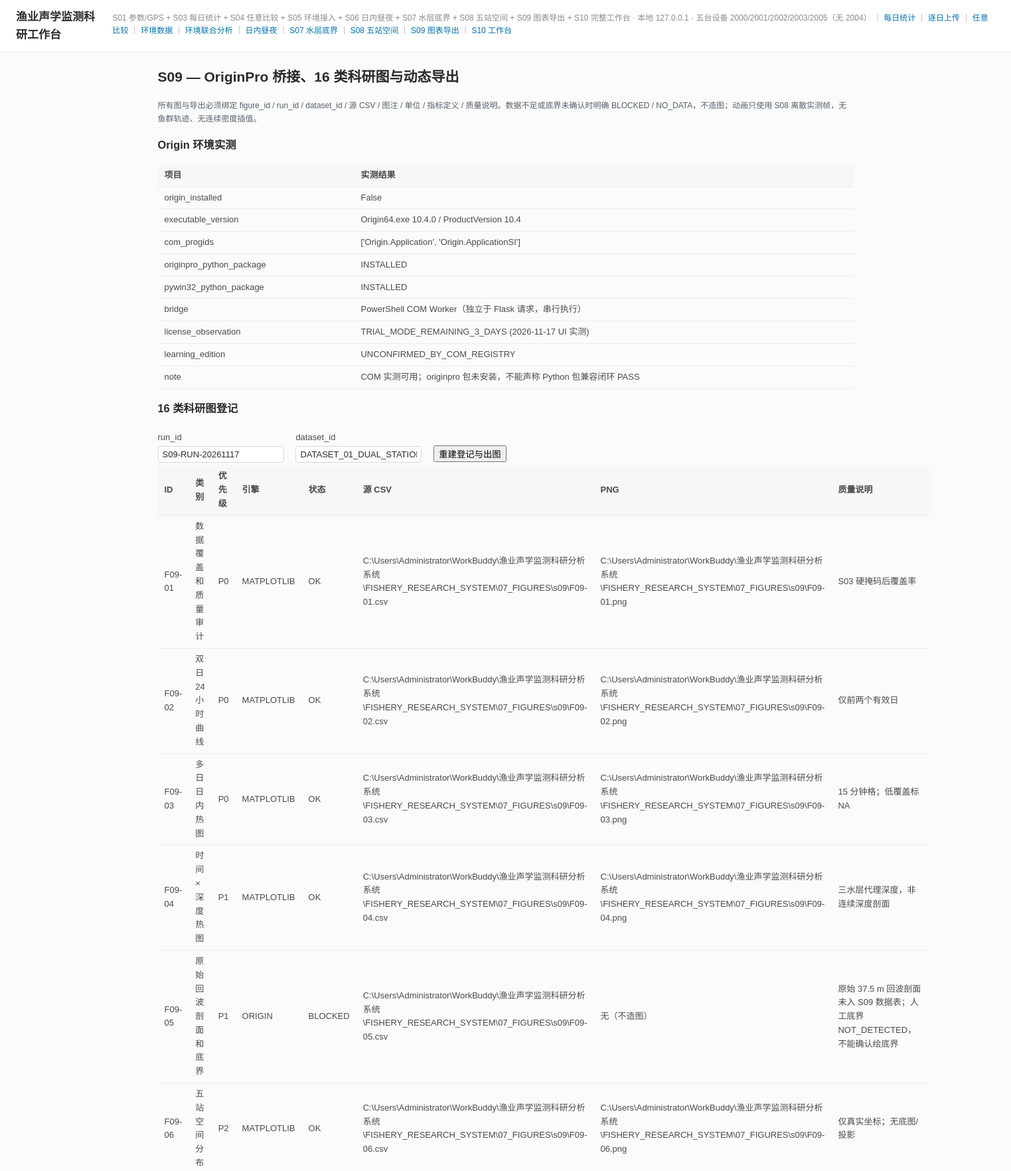
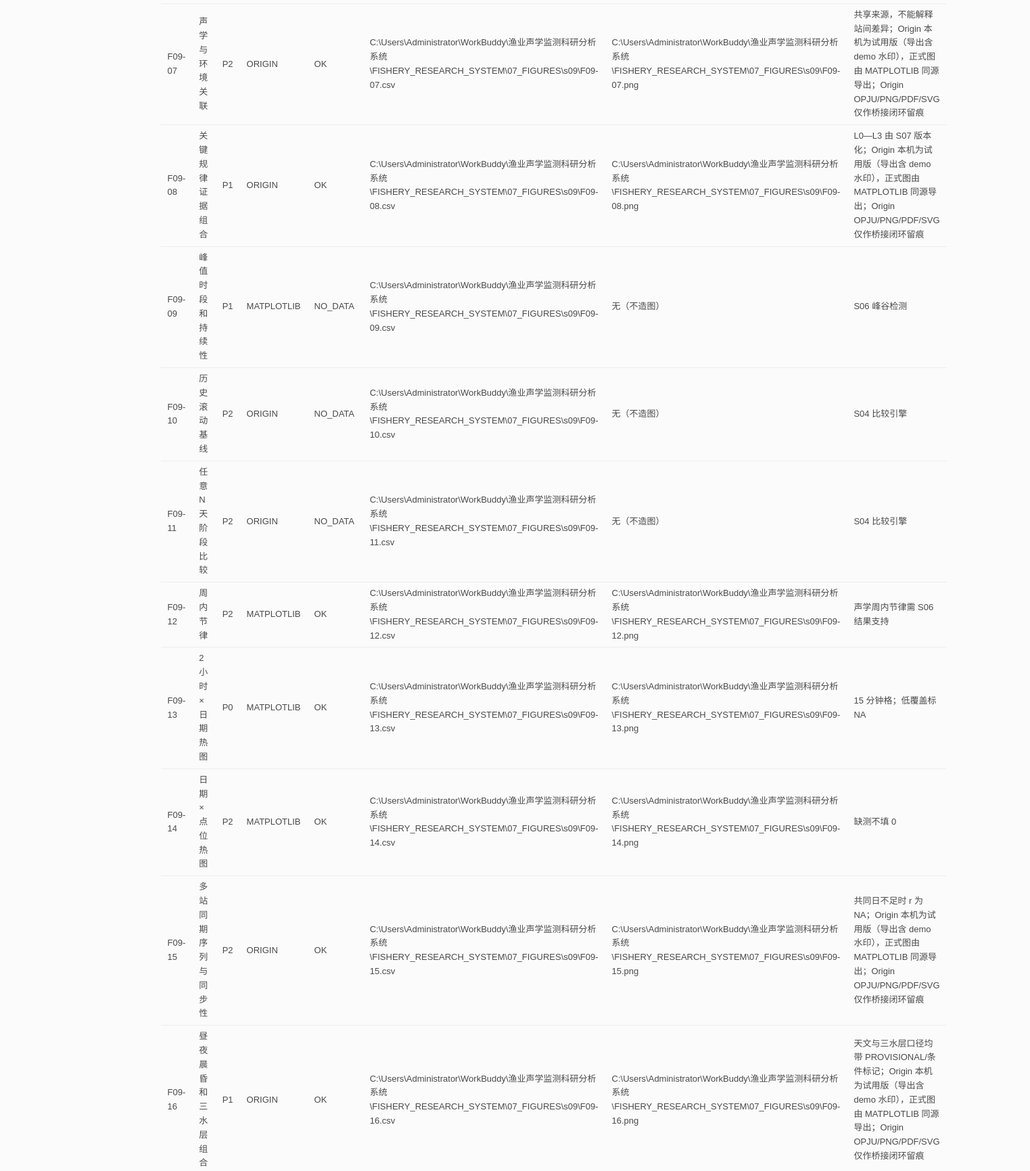
Page /s09 (upper part) on the committed database (2 pictures, top to bottom).
### tables this page shows
CREATE TABLE figure_registry (
    figure_id TEXT PRIMARY KEY,
    figure_class TEXT NOT NULL,
    priority TEXT NOT NULL,
    title TEXT NOT NULL,
    engine TEXT NOT NULL,
    status TEXT NOT NULL,
    run_id TEXT,
    dataset_id TEXT,
    source_csv TEXT,
    output_png TEXT,
    caption TEXT,
    units_json TEXT,
    metric_definition TEXT,
    quality_note TEXT,
    data_condition TEXT,
    created_at TEXT NOT NULL,
    actor TEXT NOT NULL
);

### 04_SOURCE_CODE/app/web/routes.py (the view, shortened to what this page needs)
@bp.route("/s09", methods=["GET", "POST"])
def s09_home():
    conn = get_conn()
    message = None
    app_obj = current_app._get_current_object()
    try:
        figures = figure_svc.report(conn)
        origin = origin_svc.report(conn)
        animation = [dict(r) for r in conn.execute(
            "SELECT * FROM animation_exports ORDER BY created_at DESC LIMIT 12")]
    finally:
        conn.close()
    return render_template("s09.html", message=message, figures=figures,
                           origin=origin, animation=animation,
                           environment=origin_svc.probe_environment())

### 04_SOURCE_CODE/app/db.py (called while the page is built)
def connect(path: Path | None = None) -> sqlite3.Connection:
    p = path or db_path()
    p.parent.mkdir(parents=True, exist_ok=True)
    conn = sqlite3.connect(str(p))
    conn.row_factory = sqlite3.Row
    conn.execute("PRAGMA foreign_keys = ON")
    return conn

### 04_SOURCE_CODE/app/services/origin_bridge.py (called while the page is built)
def probe_environment() -> dict:
    return {
        "origin_installed": Path(r"C:\Program Files\OriginLab\Origin2027\Origin64.exe").exists(),
        "executable_version": "Origin64.exe 10.4.0 / ProductVersion 10.4",
        "com_progids": ["Origin.Application", "Origin.ApplicationSI"],
        "originpro_python_package": "NOT_INSTALLED" if importlib.util.find_spec("originpro") is None
                                    else "INSTALLED",
        "pywin32_python_package": "NOT_INSTALLED" if importlib.util.find_spec("win32com") is None
                                  else "INSTALLED",
        "bridge": "PowerShell COM Worker（独立于 Flask 请求，串行执行）",
        "license_observation": "TRIAL_MODE_REMAINING_3_DAYS (2026-11-17 UI 实测)",
        "learning_edition": "UNCONFIRMED_BY_COM_REGISTRY",
        "note": "COM 实测可用；originpro 包未安装，不能声称 Python 包兼容闭环 PASS",
    }

def report(conn: sqlite3.Connection) -> dict:
    return {"environment": probe_environment(),
            "tasks": [dict(r) for r in conn.execute("SELECT * FROM origin_tasks ORDER BY created_at DESC LIMIT 20")]}

### 04_SOURCE_CODE/app/services/s09_figures.py (called while the page is built)
def report(conn: sqlite3.Connection) -> dict:
    rows = [dict(r) for r in conn.execute("SELECT * FROM figure_registry ORDER BY figure_id")]
    return {"total": len(rows), "rows": rows,
            "ok": sum(1 for r in rows if r["status"] == "OK"),
            "blocked": sum(1 for r in rows if r["status"] != "OK")}

### 04_SOURCE_CODE/app/web/routes.py (called while the page is built)
def get_conn() -> sqlite3.Connection:
    return connect(current_app_db())

def current_app_db():
    from flask import current_app
    return current_app.config["DB_FILE"]

### 04_SOURCE_CODE/app/templates/s09.html (shortened to what this page needs)
{% extends "base.html" %}
{% block content %}
<h2>S09 — OriginPro 桥接、16 类科研图与动态导出</h2>
<p class="hint">所有图与导出必须绑定 figure_id / run_id / dataset_id / 源 CSV / 图注 / 单位 / 指标定义 / 质量说明。数据不足或底界未确认时明确 BLOCKED / NO_DATA，不造图；动画只使用 S08 离散实测帧，无鱼群轨迹、无连续密度插值。</p>
<h3>Origin 环境实测</h3>
<table><thead><tr><th>项目</th><th>实测结果</th></tr></thead><tbody>
{% for key, value in environment.items() %}<tr><td>{{ key }}</td><td>{{ value }}</td></tr>{% endfor %}
</tbody></table>
<h3>16 类科研图登记</h3>
<form class="compare-form" method="post">
  <label>run_id <input name="run_id" value="S09-RUN-20261117"></label>
  <label>dataset_id <input name="dataset_id" value="DATASET_01_DUAL_STATION"></label>
  <button>重建登记与出图</button>
</form>
<table><thead><tr><th>ID</th><th>类别</th><th>优先级</th><th>引擎</th><th>状态</th><th>源 CSV</th><th>PNG</th><th>质量说明</th></tr></thead><tbody>
{% for f in figures.rows %}
<tr><td>{{ f.figure_id }}</td><td>{{ f.title }}</td><td>{{ f.priority }}</td><td>{{ f.engine }}</td><td>{{ f.status }}</td><td>{{ f.source_csv }}</td><td>{{ f.output_png or '无（不造图）' }}</td><td>{{ f.quality_note }}</td></tr>
{% endfor %}
</tbody></table>
{% endblock %}

### 04_SOURCE_CODE/app/templates/base.html (style rules this page uses)
:root { --bg: #FBFBFB; --card: #FFFFFF; --table-head: #F7F7F7; --line: #EDEDED; --border: #E8E8E8; --border-dash: #D8D8D8; --muted: #8A8A8A; --text-2: #4A4A4A; --text: #2B2B2B; --accent: #0271AC; --warn: #E05C4F; --soft-pink: #FEEFF2; --soft-blue: #EFF5FF; }
* { box-sizing: border-box; }
body { margin: 0; background: var(--bg); color: var(--text); font: 14px/1.6 "Microsoft YaHei", "PingFang SC", sans-serif; }
table { width: 100%; border-collapse: collapse; font-size: 13px; }
th { background: var(--table-head); color: var(--text-2); text-align: left; padding: 6px 10px; border-bottom: 1px solid var(--line); font-weight: 600; }
td { padding: 6px 10px; border-bottom: 1px solid var(--line); color: var(--text-2); }
label { display: block; color: var(--text-2); font-size: 12px; margin-top: 10px; }
input, select { width: 100%; padding: 6px 8px; border: 1px solid var(--border-dash); border-radius: 4px; font-size: 13px; background: var(--card); color: var(--text); }
.hint { color: #55606b; font-size: 12px; line-height: 1.6; }
.compare-form label { display: inline-block; margin: 4px 14px 4px 0; font-size: 13px; }
.compare-form input, .compare-form select { display: block; margin-top: 3px; padding: 4px 6px; }

### rows in the picture
figure_registry: figure_id "F09-01", title "数据覆盖和质量审计", priority "P0", engine "MATPLOTLIB", status "OK", source_csv "C:\\Users\\Administrator\\WorkBuddy\\渔业声学监测科研分析系统\\FISHERY_RESEARCH_SYSTEM\\07_FIGURES\\s09\\F09-01.csv", output_png "C:\\Users\\Administrator\\WorkBuddy\\渔业声学监测科研分析系统\\FISHERY_RESEARCH_SYSTEM\\07_FIGURES\\s09\\F09-01.png", quality_note "S03 硬掩码后覆盖率"
figure_registry: figure_id "F09-02", title "双日 24 小时曲线", priority "P0", engine "MATPLOTLIB", status "OK", source_csv "C:\\Users\\Administrator\\WorkBuddy\\渔业声学监测科研分析系统\\FISHERY_RESEARCH_SYSTEM\\07_FIGURES\\s09\\F09-02.csv", output_png "C:\\Users\\Administrator\\WorkBuddy\\渔业声学监测科研分析系统\\FISHERY_RESEARCH_SYSTEM\\07_FIGURES\\s09\\F09-02.png", quality_note "仅前两个有效日"
figure_registry: figure_id "F09-03", title "多日日内热图", priority "P0", engine "MATPLOTLIB", status "OK", source_csv "C:\\Users\\Administrator\\WorkBuddy\\渔业声学监测科研分析系统\\FISHERY_RESEARCH_SYSTEM\\07_FIGURES\\s09\\F09-03.csv", output_png "C:\\Users\\Administrator\\WorkBuddy\\渔业声学监测科研分析系统\\FISHERY_RESEARCH_SYSTEM\\07_FIGURES\\s09\\F09-03.png", quality_note "15 分钟格；低覆盖标 NA"
figure_registry: figure_id "F09-04", title "时间×深度热图", priority "P1", engine "MATPLOTLIB", status "OK", source_csv "C:\\Users\\Administrator\\WorkBuddy\\渔业声学监测科研分析系统\\FISHERY_RESEARCH_SYSTEM\\07_FIGURES\\s09\\F09-04.csv", output_png "C:\\Users\\Administrator\\WorkBuddy\\渔业声学监测科研分析系统\\FISHERY_RESEARCH_SYSTEM\\07_FIGURES\\s09\\F09-04.png", quality_note "三水层代理深度，非连续深度剖面"
figure_registry: figure_id "F09-05", title "原始回波剖面和底界", priority "P1", engine "ORIGIN", status "BLOCKED", source_csv "C:\\Users\\Administrator\\WorkBuddy\\渔业声学监测科研分析系统\\FISHERY_RESEARCH_SYSTEM\\07_FIGURES\\s09\\F09-05.csv", output_png "无（不造图）", quality_note "原始 37.5 m 回波剖面未入 S09 数据表；人工底界 NOT_DETECTED，不能确认绘底界"
figure_registry: figure_id "F09-06", title "五站空间分布", priority "P2", engine "MATPLOTLIB", status "OK", source_csv "C:\\Users\\Administrator\\WorkBuddy\\渔业声学监测科研分析系统\\FISHERY_RESEARCH_SYSTEM\\07_FIGURES\\s09\\F09-06.csv", output_png "C:\\Users\\Administrator\\WorkBuddy\\渔业声学监测科研分析系统\\FISHERY_RESEARCH_SYSTEM\\07_FIGURES\\s09\\F09-06.png", quality_note "仅真实坐标；无底图/投影"
figure_registry: figure_id "F09-07", title "声学与环境关联", priority "P2", engine "ORIGIN", status "OK", source_csv "C:\\Users\\Administrator\\WorkBuddy\\渔业声学监测科研分析系统\\FISHERY_RESEARCH_SYSTEM\\07_FIGURES\\s09\\F09-07.csv", output_png "C:\\Users\\Administrator\\WorkBuddy\\渔业声学监测科研分析系统\\FISHERY_RESEARCH_SYSTEM\\07_FIGURES\\s09\\F09-07.png", quality_note "共享来源，不能解释站间差异；Origin 本机为试用版（导出含 demo 水印），正式图由 MATPLOTLIB 同源导出；Origin OPJU/PNG/PDF/SVG 仅作桥接闭环留痕"
figure_registry: figure_id "F09-08", title "关键规律证据组合", priority "P1", engine "ORIGIN", status "OK", source_csv "C:\\Users\\Administrator\\WorkBuddy\\渔业声学监测科研分析系统\\FISHERY_RESEARCH_SYSTEM\\07_FIGURES\\s09\\F09-08.csv", output_png "C:\\Users\\Administrator\\WorkBuddy\\渔业声学监测科研分析系统\\FISHERY_RESEARCH_SYSTEM\\07_FIGURES\\s09\\F09-08.png", quality_note "L0—L3 由 S07 版本化；Origin 本机为试用版（导出含 demo 水印），正式图由 MATPLOTLIB 同源导出；Origin OPJU/PNG/PDF/SVG 仅作桥接闭环留痕"
figure_registry: figure_id "F09-09", title "峰值时段和持续性", priority "P1", engine "MATPLOTLIB", status "NO_DATA", source_csv "C:\\Users\\Administrator\\WorkBuddy\\渔业声学监测科研分析系统\\FISHERY_RESEARCH_SYSTEM\\07_FIGURES\\s09\\F09-09.csv", output_png "无（不造图）", quality_note "S06 峰谷检测"
figure_registry: figure_id "F09-10", title "历史滚动基线", priority "P2", engine "ORIGIN", status "NO_DATA", source_csv "C:\\Users\\Administrator\\WorkBuddy\\渔业声学监测科研分析系统\\FISHERY_RESEARCH_SYSTEM\\07_FIGURES\\s09\\F09-10.csv", output_png "无（不造图）", quality_note "S04 比较引擎"
figure_registry: figure_id "F09-11", title "任意 N 天阶段比较", priority "P2", engine "ORIGIN", status "NO_DATA", source_csv "C:\\Users\\Administrator\\WorkBuddy\\渔业声学监测科研分析系统\\FISHERY_RESEARCH_SYSTEM\\07_FIGURES\\s09\\F09-11.csv", output_png "无（不造图）", quality_note "S04 比较引擎"
figure_registry: figure_id "F09-12", title "周内节律", priority "P2", engine "MATPLOTLIB", status "OK", source_csv "C:\\Users\\Administrator\\WorkBuddy\\渔业声学监测科研分析系统\\FISHERY_RESEARCH_SYSTEM\\07_FIGURES\\s09\\F09-12.csv", output_png "C:\\Users\\Administrator\\WorkBuddy\\渔业声学监测科研分析系统\\FISHERY_RESEARCH_SYSTEM\\07_FIGURES\\s09\\F09-12.png", quality_note "声学周内节律需 S06 结果支持"
figure_registry: figure_id "F09-13", title "2 小时×日期热图", priority "P0", engine "MATPLOTLIB", status "OK", source_csv "C:\\Users\\Administrator\\WorkBuddy\\渔业声学监测科研分析系统\\FISHERY_RESEARCH_SYSTEM\\07_FIGURES\\s09\\F09-13.csv", output_png "C:\\Users\\Administrator\\WorkBuddy\\渔业声学监测科研分析系统\\FISHERY_RESEARCH_SYSTEM\\07_FIGURES\\s09\\F09-13.png", quality_note "15 分钟格；低覆盖标 NA"
figure_registry: figure_id "F09-14", title "日期×点位热图", priority "P2", engine "MATPLOTLIB", status "OK", source_csv "C:\\Users\\Administrator\\WorkBuddy\\渔业声学监测科研分析系统\\FISHERY_RESEARCH_SYSTEM\\07_FIGURES\\s09\\F09-14.csv", output_png "C:\\Users\\Administrator\\WorkBuddy\\渔业声学监测科研分析系统\\FISHERY_RESEARCH_SYSTEM\\07_FIGURES\\s09\\F09-14.png", quality_note "缺测不填 0"
figure_registry: figure_id "F09-15", title "多站同期序列与同步性", priority "P2", engine "ORIGIN", status "OK", source_csv "C:\\Users\\Administrator\\WorkBuddy\\渔业声学监测科研分析系统\\FISHERY_RESEARCH_SYSTEM\\07_FIGURES\\s09\\F09-15.csv", output_png "C:\\Users\\Administrator\\WorkBuddy\\渔业声学监测科研分析系统\\FISHERY_RESEARCH_SYSTEM\\07_FIGURES\\s09\\F09-15.png", quality_note "共同日不足时 r 为 NA；Origin 本机为试用版（导出含 demo 水印），正式图由 MATPLOTLIB 同源导出；Origin OPJU/PNG/PDF/SVG 仅作桥接闭环留痕"
figure_registry: figure_id "F09-16", title "昼夜晨昏和三水层组合", priority "P1", engine "ORIGIN", status "OK", source_csv "C:\\Users\\Administrator\\WorkBuddy\\渔业声学监测科研分析系统\\FISHERY_RESEARCH_SYSTEM\\07_FIGURES\\s09\\F09-16.csv", output_png "C:\\Users\\Administrator\\WorkBuddy\\渔业声学监测科研分析系统\\FISHERY_RESEARCH_SYSTEM\\07_FIGURES\\s09\\F09-16.png", quality_note "天文与三水层口径均带 PROVISIONAL/条件标记；Origin 本机为试用版（导出含 demo 水印），正式图由 MATPLOTLIB 同源导出；Origin OPJU/PNG/PDF/SVG 仅作桥接闭环留痕"

### other values in the picture
{{ key }} "origin_installed" "executable_version" "com_progids" "originpro_python_package" "pywin32_python_package" "bridge" "license_observation" "learning_edition" "note"
{{ value }} "False" "Origin64.exe 10.4.0 / ProductVersion 10.4" "['Origin.Application', 'Origin.ApplicationSI']" "INSTALLED" "INSTALLED" "PowerShell COM Worker（独立于 Flask 请求，串行执行）" "TRIAL_MODE_REMAINING_3_DAYS (2026-11-17 UI 实测)" "UNCONFIRMED_BY_COM_REGISTRY" "COM 实测可用；originpro 包未安装，不能声称 Python 包兼容闭环 PASS"
